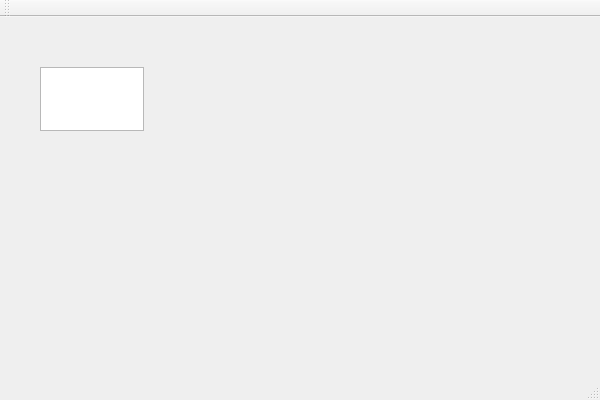
<?xml version="1.0" encoding="UTF-8"?>
<ui version="4.0">
 <class>MainWindow</class>
 <widget class="QMainWindow" name="MainWindow">
  <property name="geometry">
   <rect>
    <x>0</x>
    <y>0</y>
    <width>600</width>
    <height>400</height>
   </rect>
  </property>
  <property name="windowTitle">
   <string>MainWindow</string>
  </property>
  <widget class="QWidget" name="centralWidget">
   <widget class="QTextEdit" name="textEdit">
    <property name="geometry">
     <rect>
      <x>40</x>
      <y>50</y>
      <width>104</width>
      <height>64</height>
     </rect>
    </property>
   </widget>
  </widget>
  <widget class="QMenuBar" name="menuBar">
   <property name="geometry">
    <rect>
     <x>0</x>
     <y>0</y>
     <width>600</width>
     <height>21</height>
    </rect>
   </property>
  </widget>
  <widget class="QToolBar" name="mainToolBar">
   <attribute name="toolBarArea">
    <enum>TopToolBarArea</enum>
   </attribute>
   <attribute name="toolBarBreak">
    <bool>false</bool>
   </attribute>
  </widget>
  <widget class="QStatusBar" name="statusBar"/>
 </widget>
 <layoutdefault spacing="6" margin="11"/>
 <resources/>
 <connections/>
</ui>
